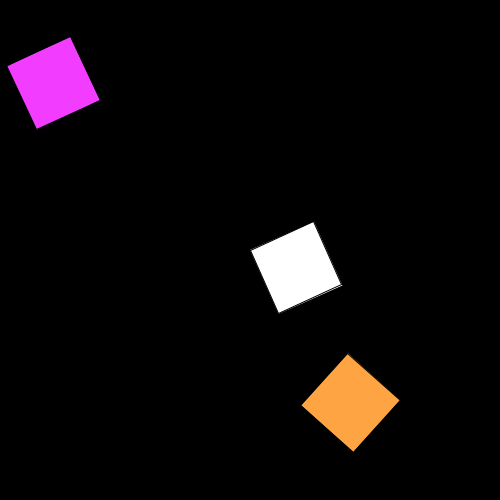
Frame 1 (no input)
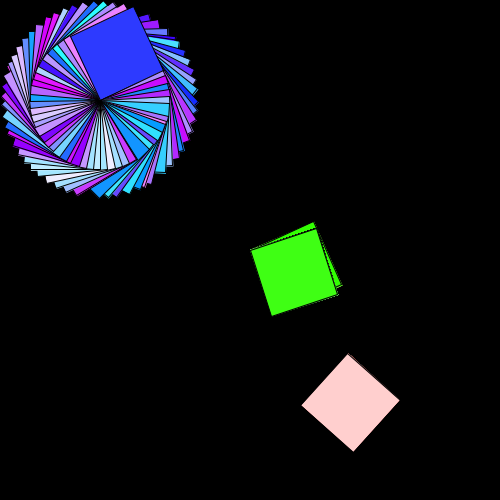
Frame 60 (the mouse pressed at the canvas centre just before this capture)
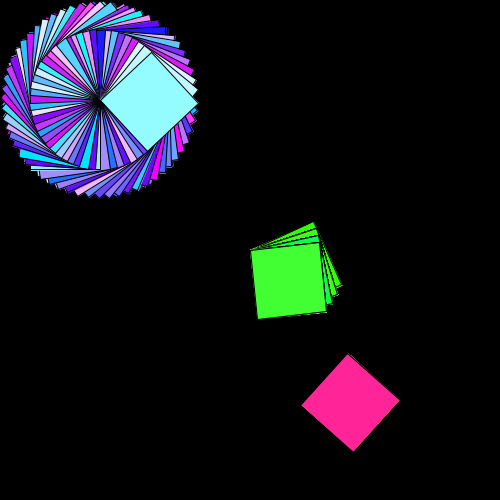
Frame 120 (the mouse held since frame 60 and released just before this capture)

The Processing sketch that drew these frames (run headless with seeded random() and noise(); from frame 60 on, the mouse is pressed at the canvas centre):

// Processing sketch: processing_170824
// ── processing_170824.pde

void setup ()
{
  size(500,500);
  background(0);
  smooth();
}

void draw()
{
  //background(0);
  
  pushMatrix();
  float sec = map(second(),0,60,0,360);
  println(sec);
  translate(width/2, height/2);
  rotate(radians(sec));
  rect(0,0,70,70);
  fill((255), random(255),random(255));
  popMatrix();
  
  pushMatrix();
  float min = map(minute(),0,60,0,360);
  println(min);
  translate(400,400);
  rotate(radians(min));
  rect(0,0,70,70);
  fill(random(255), random(255), (255));
  popMatrix();
  
  pushMatrix();
  float mil = map(millis(),0,1000,0,360);
  println(mil);
  translate(100,100);
  rotate(radians(mil));
  rect(0,0,70,70);
  fill(random(255),(255),random(255));
  popMatrix();
  
}
